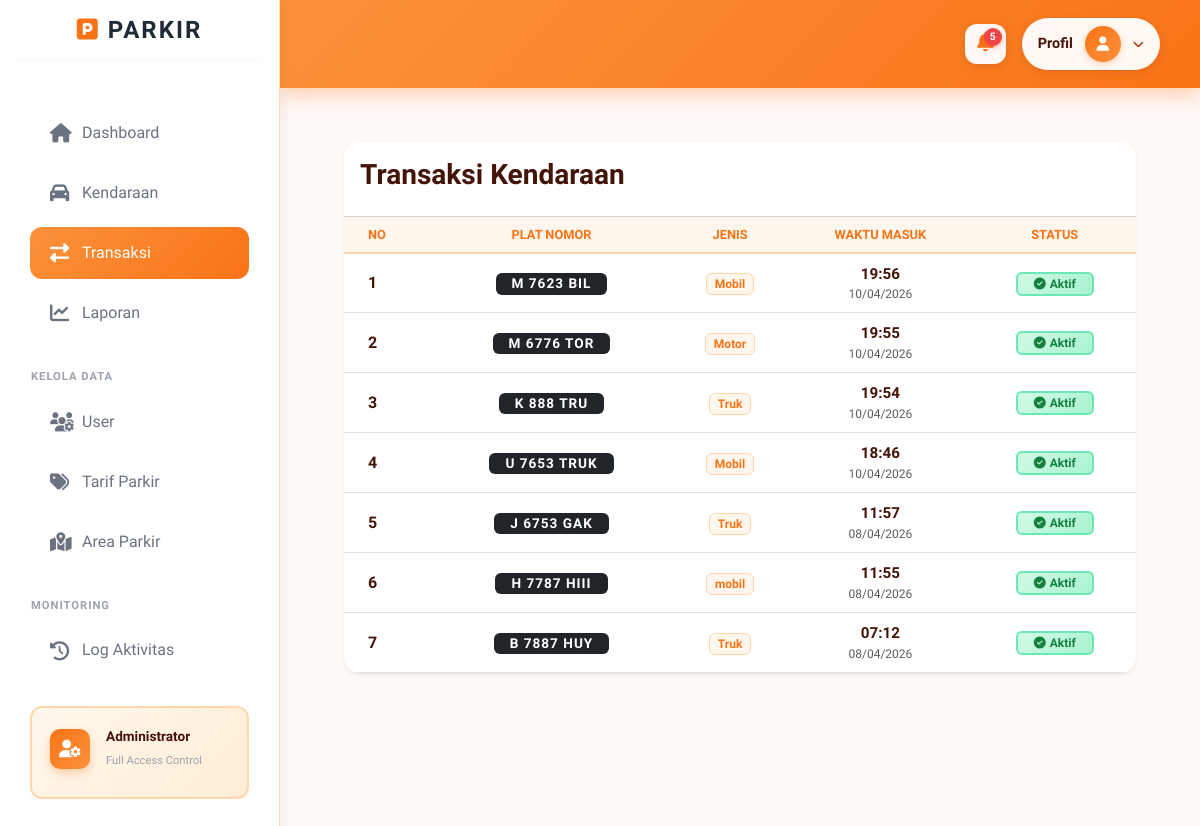
The page /index.php?c=Transaksi&m=index (signed in) on the database its author committed.
### tables this page shows
CREATE TABLE `tb_transaksi` (
  `id_parkir` int NOT NULL,
  `id_kendaraan` int NOT NULL,
  `id_area` int NOT NULL,
  `id_tarif` int DEFAULT NULL,
  `id_user` int DEFAULT NULL,
  `waktu_masuk` datetime NOT NULL DEFAULT CURRENT_TIMESTAMP,
  `waktu_keluar` datetime DEFAULT NULL,
  `durasi_jam` int DEFAULT NULL,
  `biaya_total` decimal(10,0) DEFAULT '0',
  `metode_bayar` varchar(50) DEFAULT 'Tunai',
  `status` enum('masuk','keluar') DEFAULT 'masuk'
);

CREATE TABLE `tb_kendaraan` (
  `id_kendaraan` int NOT NULL,
  `plat_nomor` varchar(20) NOT NULL,
  `jenis_kendaraan` varchar(50) NOT NULL,
  `warna` varchar(50) DEFAULT NULL,
  `pemilik` varchar(100) DEFAULT NULL,
  `id_user` int DEFAULT NULL
);

### controllers/TransaksiController.php (called while the page is built, shortened)
<?php
class TransaksiController {
    public function index() {
        $data = (new TransaksiModel)->all();
        include "views/transaksi/list.php";
        include "views/layout/footer.php";
    }
}

### config/database.php (called while the page is built)
<?php
class Database {
    public static function connect() {
        $host     = "localhost";
        $dbname   = "db_parkir";
        $username = "root";
        $password = "";
        try {
            $pdo = new PDO("mysql:host=$host;dbname=$dbname;charset=utf8", $username, $password);
            $pdo->setAttribute(PDO::ATTR_ERRMODE, PDO::ERRMODE_EXCEPTION);
            $pdo->exec("SET time_zone = '+07:00'");
            return $pdo;
        } catch (PDOException $e) {
            die("Koneksi database gagal: " . $e->getMessage());
        }
    }
}

### models/TransaksiModel.php (called while the page is built, shortened)
<?php
class TransaksiModel {
  private $db;
  function __construct(){
    $this->db = Database::connect();
  }
  function all(){
    $sql = "SELECT t.*, k.plat_nomor, k.jenis_kendaraan, a.nama_area
            FROM tb_transaksi t
            JOIN tb_kendaraan k ON t.id_kendaraan = k.id_kendaraan
            JOIN tb_area_parkir a ON t.id_area = a.id_area
            WHERE t.status = 'masuk'
            ORDER BY t.id_parkir DESC";
    return $this->db->query($sql)->fetchAll(PDO::FETCH_ASSOC);
  }
}

### views/transaksi/list.php (the view, shortened to what this page needs)
<?php include "views/layout/header.php"; ?>
<link rel="stylesheet" href="assets/css/halaman.css">
<div class="container-fluid py-4 px-4">
    <div class="card border-0 shadow-sm rounded-4 overflow-hidden">
        <div class="card-header bg-white py-3 d-flex justify-content-between align-items-center">
            <h5 class="page-title mb-0">Transaksi Kendaraan</h5>
        </div>
        <div class="table-responsive">
            <table class="table table-hover align-middle mb-0">
                <thead class="bg-light">
                    <tr>
                        <th class="ps-4">No</th>
                        <th class="text-center">Plat Nomor</th>
                        <th class="text-center">Jenis</th>
                        <th class="text-center">Waktu Masuk</th>
                        <th class="text-center">Status</th>
                    </tr>
                </thead>
                <tbody>
                <?php if (!empty($data)): ?>
                    <?php $no=1; foreach($data as $d): ?>
                        <tr style="height: 60px;">
                            <td class="ps-4 fw-bold"><?= $no++ ?></td>
                            <td class="text-center">
                                <span class="badge bg-dark px-3 py-1 text-uppercase"
                                      style="letter-spacing: 1px; font-size: 0.85rem;">
                                    <?= htmlspecialchars($d['plat_nomor']) ?>
                                </span>
                            </td>
                            <td class="text-center">
                                <span class="badge px-2 py-1" style="background: #fff7ed; color: #f97316; border: 1px solid #fed7aa; font-size: 0.75rem;">
                                    <?= htmlspecialchars($d['jenis_kendaraan']) ?>
                                </span>
                            </td>
                            <td class="text-center">
                                <div class="d-flex flex-column align-items-center">
                                    <strong style="font-size: 0.95rem;"><?= date('H:i', strtotime($d['waktu_masuk'])) ?></strong>
                                    <small class="text-muted" style="font-size: 0.75rem;"><?= date('d/m/Y', strtotime($d['waktu_masuk'])) ?></small>
                                </div>
                            </td>
                            <td class="text-center">
                                <span class="badge px-3 py-1" style="background: linear-gradient(135deg, #d1fae5, #a7f3d0); color: #15803d; border: 2px solid #6ee7b7; font-weight: 600; font-size: 0.75rem;">
                                    <i class="fas fa-check-circle me-1"></i>Aktif
                                </span>
                            </td>
                        </tr>
                    <?php endforeach; ?>
                <?php endif; ?>
                </tbody>
            </table>
        </div>
    </div>
</div>
<?php include "views/layout/footer.php"; ?>

### assets/css/halaman.css (style rules this page uses)
:root { --sidebar-width: 280px; --bg-body: #fff9f5; --bg-sidebar: #ffffff; --accent-color: #f97316; --accent-light: #fff7ed; --text-main: #431407; --text-muted: #9a3412; --border-color: #fed7aa; }
body { font-family: 'Plus Jakarta Sans', sans-serif; background-color: var(--bg-body) !important; color: var(--text-main); }
.table { position: relative; z-index: 1; }
.table thead th { background-color: var(--accent-light) !important; color: var(--accent-color) !important; border-bottom: 2px solid var(--border-color) !important; text-transform: uppercase; font-size: 0.8rem; position: relative; z-index: 1; }
.table tbody td { color: var(--text-main) !important; font-weight: 500; }
.table tbody td:first-child { font-weight: 700; }
.page-title { font-size: 1.75rem !important; font-weight: 700 !important; color: #431407 !important; margin-bottom: 0.5rem !important; font-family: 'Plus Jakarta Sans', sans-serif !important; line-height: 1.2 !important; }
h3.page-title, h5.page-title { font-size: 1.75rem !important; font-weight: 700 !important; }
#content, .container-fluid { background-color: #fff9f5 !important; }
.card { background: white !important; }
.card, .table-responsive, table, tbody, thead { position: relative !important; z-index: 1 !important; }

### views/layout/header.php (style rules this page uses)
body { font-family: 'Plus Jakarta Sans', sans-serif; margin: 0; }
.container-fluid { padding: 0 40px 40px 40px; }
.container-fluid { position: relative !important; z-index: 1 !important; }
.card, .card-custom, .table-responsive, table { position: relative !important; z-index: 1 !important; }

### views/transaksi/list.php (style rules this page uses)
.card, .table-responsive, table, tbody, thead { position: relative !important; z-index: 1 !important; }
.container-fluid { position: relative !important; z-index: 1 !important; }

### rows shown on the page
tb_transaksi: id_kendaraan.plat_nomor "M 7623 BIL", id_kendaraan.jenis_kendaraan "Mobil", waktu_masuk "19:56", waktu_masuk "10/04/2026"
tb_transaksi: id_kendaraan.plat_nomor "M 6776 TOR", id_kendaraan.jenis_kendaraan "Motor", waktu_masuk "19:55", waktu_masuk "10/04/2026"
tb_transaksi: id_kendaraan.plat_nomor "K 888 TRU", id_kendaraan.jenis_kendaraan "Truk", waktu_masuk "19:54", waktu_masuk "10/04/2026"
tb_transaksi: id_kendaraan.plat_nomor "U 7653 TRUK", id_kendaraan.jenis_kendaraan "Mobil", waktu_masuk "18:46", waktu_masuk "10/04/2026"
tb_transaksi: id_kendaraan.plat_nomor "J 6753 GAK", id_kendaraan.jenis_kendaraan "Truk", waktu_masuk "11:57", waktu_masuk "08/04/2026"
tb_transaksi: id_kendaraan.plat_nomor "H 7787 HIII", id_kendaraan.jenis_kendaraan "mobil", waktu_masuk "11:55", waktu_masuk "08/04/2026"
tb_transaksi: id_kendaraan.plat_nomor "B 7887 HUY", id_kendaraan.jenis_kendaraan "Truk", waktu_masuk "07:12", waktu_masuk "08/04/2026"

### other values the page prints
$jumlah_keluar "5"
